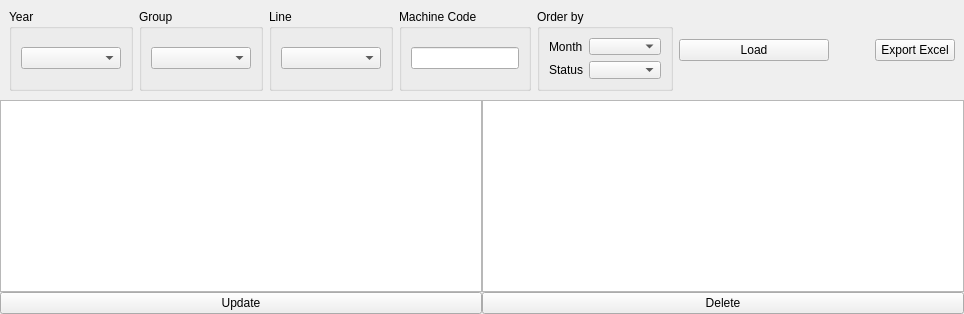
            <widget class="QWidget" name="Detail_plan_page_M">
             <layout class="QHBoxLayout">
              <property name="spacing">
               <number>0</number>
              </property>
              <property name="leftMargin">
               <number>0</number>
              </property>
              <property name="topMargin">
               <number>0</number>
              </property>
              <property name="rightMargin">
               <number>0</number>
              </property>
              <property name="bottomMargin">
               <number>0</number>
              </property>
              <item>
               <widget class="QFrame" name="frame_48">
                <property name="frameShape">
                 <enum>QFrame::NoFrame</enum>
                </property>
                <layout class="QVBoxLayout" name="verticalLayout_34">
                 <property name="spacing">
                  <number>0</number>
                 </property>
                 <property name="leftMargin">
                  <number>0</number>
                 </property>
                 <property name="topMargin">
                  <number>0</number>
                 </property>
                 <property name="rightMargin">
                  <number>0</number>
                 </property>
                 <property name="bottomMargin">
                  <number>0</number>
                 </property>
                 <item>
                  <widget class="QFrame" name="frame_49">
                   <property name="maximumSize">
                    <size>
                     <width>16777215</width>
                     <height>100</height>
                    </size>
                   </property>
                   <property name="frameShape">
                    <enum>QFrame::NoFrame</enum>
                   </property>
                   <layout class="QVBoxLayout" name="verticalLayout_36">
                    <property name="spacing">
                     <number>0</number>
                    </property>
                    <property name="leftMargin">
                     <number>0</number>
                    </property>
                    <property name="topMargin">
                     <number>0</number>
                    </property>
                    <property name="rightMargin">
                     <number>0</number>
                    </property>
                    <property name="bottomMargin">
                     <number>0</number>
                    </property>
                    <item>
                     <widget class="QFrame" name="frame_511">
                      <property name="minimumSize">
                       <size>
                        <width>831</width>
                        <height>80</height>
                       </size>
                      </property>
                      <property name="maximumSize">
                       <size>
                        <width>16777215</width>
                        <height>16777215</height>
                       </size>
                      </property>
                      <property name="frameShape">
                       <enum>QFrame::NoFrame</enum>
                      </property>
                      <layout class="QHBoxLayout" name="horizontalLayout_37">
                       <item>
                        <widget class="QGroupBox" name="groupBox_13">
                         <property name="title">
                          <string>Year</string>
                         </property>
                         <layout class="QHBoxLayout" name="horizontalLayout_17">
                          <item>
                           <widget class="QComboBox" name="Year_plan_cbb_DP">
                            <property name="minimumSize">
                             <size>
                              <width>100</width>
                              <height>0</height>
                             </size>
                            </property>
                           </widget>
                          </item>
                         </layout>
                        </widget>
                       </item>
                       <item>
                        <widget class="QGroupBox" name="groupBox_14">
                         <property name="title">
                          <string>Group</string>
                         </property>
                         <layout class="QHBoxLayout" name="horizontalLayout_21">
                          <item>
                           <widget class="QComboBox" name="Group_cbb_DP">
                            <property name="minimumSize">
                             <size>
                              <width>100</width>
                              <height>0</height>
                             </size>
                            </property>
                           </widget>
                          </item>
                         </layout>
                        </widget>
                       </item>
                       <item>
                        <widget class="QGroupBox" name="groupBox_15">
                         <property name="title">
                          <string>Line</string>
                         </property>
                         <layout class="QHBoxLayout" name="horizontalLayout_117">
                          <item>
                           <widget class="QComboBox" name="Line_cbb_DP">
                            <property name="minimumSize">
                             <size>
                              <width>100</width>
                              <height>0</height>
                             </size>
                            </property>
                           </widget>
                          </item>
                         </layout>
                        </widget>
                       </item>
                       <item>
                        <widget class="QGroupBox" name="groupBox_16">
                         <property name="maximumSize">
                          <size>
                           <width>150</width>
                           <height>16777215</height>
                          </size>
                         </property>
                         <property name="title">
                          <string>Machine Code</string>
                         </property>
                         <layout class="QHBoxLayout" name="horizontalLayout_119">
                          <item>
                           <widget class="QLineEdit" name="Code_lnedit_DP">
                            <property name="minimumSize">
                             <size>
                              <width>100</width>
                              <height>0</height>
                             </size>
                            </property>
                           </widget>
                          </item>
                         </layout>
                        </widget>
                       </item>
                       <item>
                        <widget class="QGroupBox" name="groupBox_17">
                         <property name="title">
                          <string>Order by</string>
                         </property>
                         <layout class="QGridLayout" name="gridLayout_12">
                          <item row="8" column="0">
                           <widget class="QLabel" name="label_101">
                            <property name="text">
                             <string>Status</string>
                            </property>
                           </widget>
                          </item>
                          <item row="8" column="1">
                           <widget class="QComboBox" name="Status_cbb_DP"/>
                          </item>
                          <item row="7" column="1">
                           <widget class="QComboBox" name="Month_cbb_DP"/>
                          </item>
                          <item row="7" column="0">
                           <widget class="QLabel" name="label_27">
                            <property name="text">
                             <string>Month</string>
                            </property>
                           </widget>
                          </item>
                         </layout>
                        </widget>
                       </item>
                       <item>
                        <widget class="QPushButton" name="Load_btn_DP">
                         <property name="minimumSize">
                          <size>
                           <width>150</width>
                           <height>0</height>
                          </size>
                         </property>
                         <property name="text">
                          <string>Load</string>
                         </property>
                        </widget>
                       </item>
                       <item>
                        <spacer name="horizontalSpacer_4">
                         <property name="orientation">
                          <enum>Qt::Horizontal</enum>
                         </property>
                         <property name="sizeHint" stdset="0">
                          <size>
                           <width>40</width>
                           <height>20</height>
                          </size>
                         </property>
                        </spacer>
                       </item>
                       <item>
                        <widget class="QPushButton" name="pushButton">
                         <property name="text">
                          <string>Export Excel</string>
                         </property>
                        </widget>
                       </item>
                      </layout>
                     </widget>
                    </item>
                   </layout>
                  </widget>
                 </item>
                 <item>
                  <widget class="QFrame" name="frame_50">
                   <property name="frameShape">
                    <enum>QFrame::NoFrame</enum>
                   </property>
                   <layout class="QHBoxLayout" name="horizontalLayout_38">
                    <property name="spacing">
                     <number>0</number>
                    </property>
                    <property name="leftMargin">
                     <number>0</number>
                    </property>
                    <property name="topMargin">
                     <number>0</number>
                    </property>
                    <property name="rightMargin">
                     <number>0</number>
                    </property>
                    <property name="bottomMargin">
                     <number>0</number>
                    </property>
                    <item>
                     <widget class="QTableWidget" name="Detail_plan_freeze_table"/>
                    </item>
                    <item>
                     <widget class="QTableWidget" name="Detail_plan_table"/>
                    </item>
                   </layout>
                  </widget>
                 </item>
                 <item>
                  <widget class="QFrame" name="frame_55">
                   <property name="frameShape">
                    <enum>QFrame::NoFrame</enum>
                   </property>
                   <layout class="QHBoxLayout" name="horizontalLayout_39">
                    <property name="spacing">
                     <number>0</number>
                    </property>
                    <property name="leftMargin">
                     <number>0</number>
                    </property>
                    <property name="topMargin">
                     <number>0</number>
                    </property>
                    <property name="rightMargin">
                     <number>0</number>
                    </property>
                    <property name="bottomMargin">
                     <number>0</number>
                    </property>
                    <item>
                     <widget class="QPushButton" name="Update_btn_DP">
                      <property name="text">
                       <string>Update</string>
                      </property>
                     </widget>
                    </item>
                    <item>
                     <widget class="QPushButton" name="Delete_btn_DP">
                      <property name="text">
                       <string>Delete</string>
                      </property>
                     </widget>
                    </item>
                   </layout>
                  </widget>
                 </item>
                </layout>
               </widget>
              </item>
             </layout>
            </widget>
